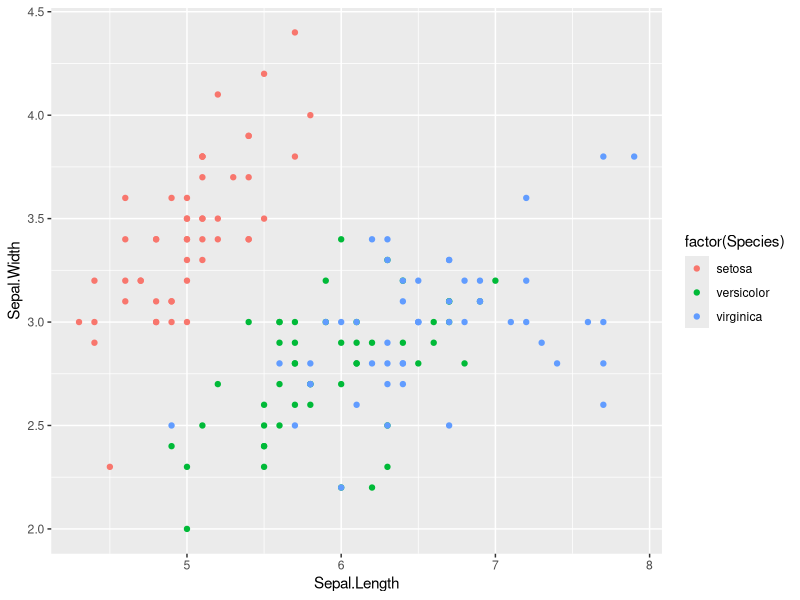

The R script that drew this image: (Note: this script raises an error after producing the figure.)
setwd("C:/Users/Mounish/Desktop/ML/Lab2 Block1")
library (ggplot2)

###TReading data
data=iris

ggplot(data = data, aes(x = Sepal.Length,y = Sepal.Width)) +geom_point(aes(color = factor(Species))) 

#1.
# It is a linear data, so we cannot use this data without separating.That the sepal lengths
#and widths are likely better suited as potential features two separate between the three flower classes 

#For this data Lda is used as classfier and also dimensionality reduction 
#can works to maximize the seperation of the known categories

#About LDA#
# Actualiy  LDA tries to reduce dimensions of the feature set while retaining the information 
#that discriminates output classes. LDA tries to find a decision boundary around each cluster of a class.
###The goal of a LDA is often to project a feature space 
#(a dataset n-dimensional samples) into a smaller subspace k (where k???n???1),
# 
# x = c(.4,.55,.65,.9,.1,.35,.5,.15,.2,.85)
# y = c(.85,.95,.8,.87,.5,.55,.5,.2,.1,.3)
# z = c(1,1,1,1,1,0,0,1,0,0)

x=c(data$Sepal.Length)
y=c(data$Sepal.Width)
z=c(data$Species)


###
df = data.frame(x1=x,x2=y,y=as.factor(z))

df
p<-as.numeric(df$y==1)
p
m1 = apply(df[df$y=="1",1:2],2,mean)
m2 = apply(df[df$y=="2",1:2],2,mean)
m3 = apply(df[df$y=="3",1:2],2,mean)
m<-m1+m2+m3
sig<-cov(df[,1:2])
sig
n<-diag(sig)
n
omega = solve(n)%*%(m1-m)
omega
plot(omega)






 
LDA <- function(x, y) {
  group1_index = which( y == 1 )
  group2_index = which( y == 2 )
  group3_index = which( y == 3 )
  #priors:
  prior_group1 = length(group1_index) / length(y)
  prior_group2 = length(group2_index) / length(y)
  prior_group3 = length(group3_index) / length(y)
  print("Prior probabilities of groups:")
  print(c(prior_group1, prior_group2,prior_group3))
  #means:
  mean_group1 = colMeans(x[group1_index, ])
  mean_group2 = colMeans(x[group2_index, ])
  mean_group3 = colMeans(x[group3_index, ])
  
  print("Group means:")
  print(rbind(mean_group1, mean_group2,mean_group3))
  
  #discriminant coefficients:
  x[group1_index, ] = sweep(x[group1_index, ], 2, mean_group1, "-")
  x[group2_index, ] = sweep(x[group2_index, ], 2, mean_group2, "-")
  x[group3_index, ] = sweep(x[group2_index, ], 2, mean_group3, "-")
  
  sigma = solve(cov(x))
  disc_coeff1 = sigma %*% mean_group1 
  disc_coeff2 = sigma %*% mean_group2 
  disc_coeff3 = sigma %*% mean_group3 
  
  print("Coefficients of linear discriminants:")
  print(rbind(disc_coeff1,disc_coeff2,disc_coeff3))
}
d1= data.frame(x1=x,x2=y)
t1=as.factor(z)
LDA(x=d1,y=t1)


#cov(d1)
library(MASS)
lda.fit = lda(t1 ~ ., as.data.frame(d1))
pred<-predict(lda.fit,d1)
lda.fit

plot(lda.fit)
plot(pred)
pred
#=========================================
library (dplyr)
data_B <- data %>% filter(Species == 1) %>% dplyr::select(-Species) %>% as.matrix()
data_M <- data %>% filter(Species == 2) %>% dplyr::select(-Species) %>% as.matrix()
data_B
data_M

class<-which(y==1)
v

#========================
# ty.lda <- function(x, groups){
#   x.lda <- lda(groups ~ ., as.data.frame(x))
#   
#   gr <- length(unique(groups))   ## groups might be factors or numeric
#   v <- ncol(x) ## variables
#   m <- x.lda$means ## group means
#   
#   w <- array(NA, dim = c(v, v, gr))
#   
#   for(i in 1:gr){
#     tmp <- scale(subset(x, groups == unique(groups)[i]), scale = FALSE)
#     w[,,i] <- t(tmp) %*% tmp
#   }
#   
#   W <- w[,,1]
#   for(i in 2:gr)
#     W <- W + w[,,i]
#   
#   V <- W/(nrow(x) - gr)
#   iV <- solve(V)
#   
#   class.funs <- matrix(NA, nrow = v + 1, ncol = gr)
#   colnames(class.funs) <- paste("group", 1:gr, sep=".")
#   rownames(class.funs) <- c("constant", paste("var", 1:v, sep = "."))
#   
#   for(i in 1:gr) {
#     class.funs[1, i] <- -0.5 * t(m[i,]) %*% iV %*% (m[i,])
#     class.funs[2:(v+1) ,i] <- iV %*% (m[i,])
#   }
#   x.lda$class.funs <- class.funs
#   
#   return(x.lda)
# }
# ty.lda(d1,t1)
